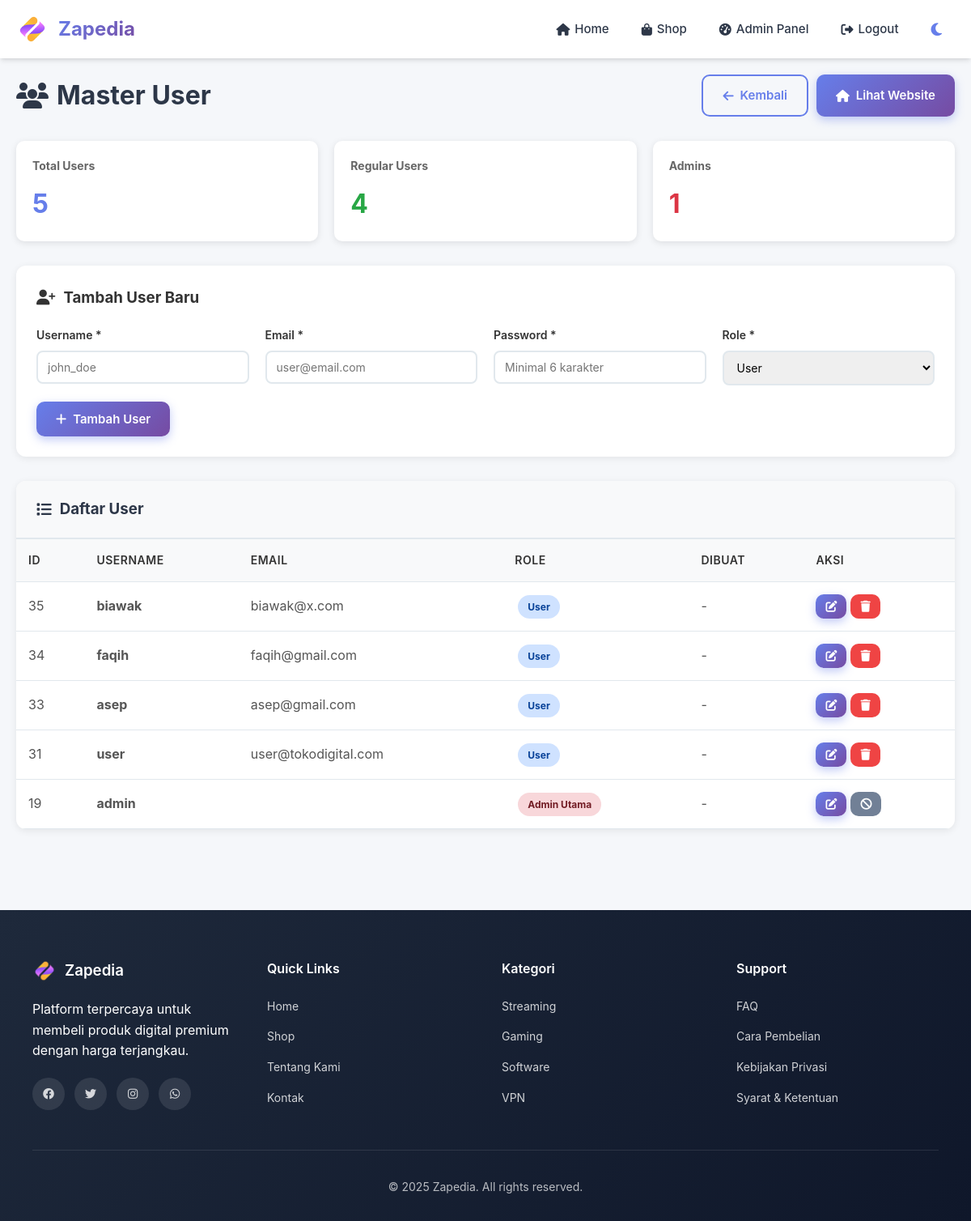
/index.php?page=admin_users (signed in), run on the app's committed database.
### tables this page shows
CREATE TABLE `users` (
  `id` int(11) NOT NULL,
  `username` varchar(50) NOT NULL,
  `email` varchar(100) DEFAULT NULL,
  `password` varchar(255) NOT NULL,
  `role` varchar(50) NOT NULL DEFAULT 'user'
);

### config.php (called while the page is built, shortened)
<?php
function h($str) {
    return htmlspecialchars($str, ENT_QUOTES, 'UTF-8');
}
?>

### admin/master_user.php (the view, shortened to what this page needs)
<?php
$users_query = "SELECT * FROM users ORDER BY id DESC";
$users = $conn->query($users_query);
$stats = $conn->query("
    SELECT
        COUNT(*) as total,
        SUM(CASE WHEN role = 'user' THEN 1 ELSE 0 END) as regular_users,
        SUM(CASE WHEN role LIKE 'admin%' THEN 1 ELSE 0 END) as admins
    FROM users
")->fetch_assoc();
?>
<!DOCTYPE html>
<html lang="id">
<head>
    <link rel="stylesheet" href="assets/style.css">
    <link rel="stylesheet" href="https://cdnjs.cloudflare.com/ajax/libs/font-awesome/6.4.0/css/all.min.css">
</head>
<body>
<div class="admin-container">
    <div class="admin-header">
        <h1><i class="fas fa-users"></i> Master User</h1>
        <div class="admin-actions">
            <a href="index.php?page=admin_dashboard" class="btn btn-outline">
                <i class="fas fa-arrow-left"></i> Kembali
            </a>
            <a href="index.php" class="btn btn-primary">
                <i class="fas fa-home"></i> Lihat Website
            </a>
        </div>
    </div>
    <div class="stats-row">
        <div class="stat-box">
            <h3>Total Users</h3>
            <div class="value"><?= $stats['total'] ?></div>
        </div>
        <div class="stat-box">
            <h3>Regular Users</h3>
            <div class="value" style="color: #28a745;"><?= $stats['regular_users'] ?></div>
        </div>
        <div class="stat-box">
            <h3>Admins</h3>
            <div class="value" style="color: #dc3545;"><?= $stats['admins'] ?></div>
        </div>
    </div>
    <div class="form-section">
        <h3><i class="fas fa-user-plus"></i> Tambah User Baru</h3>
        <form method="post">
            <div class="form-grid">
                <div class="form-group">
                    <label>Username *</label>
                    <input type="text" name="username" placeholder="john_doe" minlength="3" required>
                </div>
                <div class="form-group">
                    <label>Email *</label>
                    <input type="email" name="email" placeholder="user@email.com" required>
                </div>
                <div class="form-group">
                    <label>Password *</label>
                    <input type="password" name="password" placeholder="Minimal 6 karakter" minlength="6" required>
                </div>
                <div class="form-group">
                    <label>Role *</label>
                    <select name="role" required>
                        <option value="user">User</option>
                    </select>
                </div>
            </div>
            <button type="submit" name="add_user" class="btn btn-primary">
                <i class="fas fa-plus"></i> Tambah User
            </button>
        </form>
    </div>
    <div class="table-section">
        <div class="table-header">
            <h3><i class="fas fa-list"></i> Daftar User</h3>
        </div>
        <table>
            <thead>
                <tr>
                    <th>ID</th>
                    <th>Username</th>
                    <th>Email</th>
                    <th>Role</th>
                    <th>Dibuat</th>
                    <th>Aksi</th>
                </tr>
            </thead>
            <tbody>
                <?php if ($users->num_rows > 0): ?>
                    <?php while ($user = $users->fetch_assoc()): ?>
                        <tr>
                            <td><?= $user['id'] ?></td>
                            <td>
                                <strong><?= htmlspecialchars($user['username']) ?></strong>
                            </td>
                            <td><?= htmlspecialchars($user['email']) ?></td>
                            <td>
                                <?php
                                $role_badges = [
                                    'user' => ['class' => 'badge-primary', 'text' => 'User'],
                                    'admin_utama' => ['class' => 'badge-danger', 'text' => 'Admin Utama'],
                                    'admin_product' => ['class' => 'badge-warning', 'text' => 'Admin Product'],
                                    'admin_user' => ['class' => 'badge-success', 'text' => 'Admin User'],
                                    'admin_supplier' => ['class' => 'badge-warning', 'text' => 'Admin Supplier'],
                                ];
                                $badge = $role_badges[$user['role']] ?? ['class' => 'badge-primary', 'text' => ucfirst($user['role'])];
                                ?>
                                <span class="badge <?= $badge['class'] ?>">
                                    <?= $badge['text'] ?>
                                </span>
                            </td>
                            <td>
                                <?php if (!empty($user['created_at'])): ?>
                                    <?= date('d M Y', strtotime($user['created_at'])) ?>
                                <?php else: ?>
                                    -
                                <?php endif; ?>
                            </td>
                            <td>
                                <div class="action-buttons">
                                    <button class="btn btn-primary btn-sm btn-icon"
                                            onclick="editUser(<?= htmlspecialchars(json_encode($user)) ?>)">
                                        <i class="fas fa-edit"></i>
                                    </button>
                                    <?php if ($user['username'] !== $_SESSION['username']): ?>
                                        <a href="index.php?page=admin_users&delete=<?= $user['id'] ?>"
                                        class="btn btn-danger btn-sm btn-icon"
                                        onclick="return confirm('⚠️ YAKIN HAPUS USER INI?\n\nUsername: <?= h($user['username']) ?>\n\nData tidak bisa dikembalikan!')">
                                            <i class="fas fa-trash"></i>
                                        </a>
                                    <?php else: ?>
                                        <button class="btn btn-secondary btn-sm btn-icon" disabled title="Tidak bisa hapus akun sendiri">
                                            <i class="fas fa-ban"></i>
                                        </button>
                                    <?php endif; ?>
                                </div>
                            </td>
                        </tr>
                    <?php endwhile; ?>
                <?php endif; ?>
            </tbody>
        </table>
    </div>
</div>
</body>
</html>

### assets/style.css (style rules this page uses)
html, body, * { scrollbar-width: none !important; }
html, body { -ms-overflow-style: none !important; }
html { overflow-y: scroll; overflow-x: hidden; }
body { overflow-y: auto; overflow-x: hidden; }
* { margin: 0; padding: 0; box-sizing: border-box; }
:root { --primary: #667eea; --primary-dark: #5568d3; --secondary: #764ba2; --success: #10b981; --warning: #f59e0b; --danger: #ef4444; --dark: #1a202c; --light: #f7fafc; --text: #2d3748; --text-light: #718096; --border: #e2e8f0; --shadow: 0 4px 6px -1px rgba(0, 0, 0, 0.1), 0 2px 4px -1px rgba(0, 0, 0, 0.06); --shadow-lg: 0 10px 15px -3px rgba(0, 0, 0, 0.1), 0 4px 6px -2px rgba(0, 0, 0, 0.05); }
body { font-family: 'Inter', 'Segoe UI', Tahoma, Geneva, Verdana, sans-serif; background: var(--light); color: var(--text); line-height: 1.6; -webkit-font-smoothing: antialiased; -moz-osx-font-smoothing: grayscale; }
.badge { background: var(--danger); color: white; padding: 2px 8px; border-radius: 12px; font-size: 11px; font-weight: 700; margin-left: 4px; }
.btn { padding: 12px 24px; border: none; border-radius: 10px; cursor: pointer; font-size: 15px; font-weight: 600; text-decoration: none; display: inline-flex; align-items: center; gap: 8px; transition: all 0.3s ease; font-family: inherit; }
.btn-primary { background: linear-gradient(135deg, var(--primary) 0%, var(--secondary) 100%); color: white; box-shadow: 0 4px 12px rgba(102, 126, 234, 0.4); }
.btn-danger { background: var(--danger); color: white; }
.btn-outline { background: transparent; border: 2px solid currentColor; color: var(--primary); }
.btn-secondary { background: var(--text-light); color: white; }
.btn-sm { padding: 8px 16px; font-size: 13px; }
.btn-icon { padding: 8px 12px; }
.badge { padding: 6px 14px; border-radius: 20px; font-size: 12px; font-weight: 700; display: inline-block; }
.badge-danger { background: rgba(239, 68, 68, 0.15); color: #dc2626; }
.badge-primary { background: rgba(102, 126, 234, 0.15); color: var(--primary); }
table { width: 100%; border-collapse: separate; border-spacing: 0; }
thead { background: var(--light); }
th, td { padding: 16px; text-align: left; border-bottom: 1px solid var(--border); }
th { font-weight: 600; color: var(--dark); font-size: 13px; text-transform: uppercase; letter-spacing: 0.5px; }
tbody tr { transition: background 0.2s; }
.form-group { margin-bottom: 20px; }
.form-group label { display: block; margin-bottom: 8px; font-weight: 600; color: var(--dark); font-size: 14px; }
.form-group input, .form-group select, .form-group textarea { width: 100%; padding: 12px 16px; border: 2px solid var(--border); border-radius: 10px; font-size: 14px; font-family: inherit; transition: all 0.3s; }

### index.php (style rules this page uses)
html, body { overflow-x: hidden; scrollbar-width: none !important; -ms-overflow-style: none !important; }

### includes/navbar.php (style rules this page uses)
.badge { background: #dc3545; color: white; padding: 2px 8px; border-radius: 10px; font-size: 11px; font-weight: bold; margin-left: 5px; }

### data on the page
users: id "35", username "biawak", email "biawak@x.com", role "User"
users: id "34", username "faqih", email "faqih@gmail.com", role "User"
users: id "33", username "asep", email "asep@gmail.com", role "User"
users: id "31", username "user", email "user@tokodigital.com", role "User"
users: id "19", username "admin", role "Admin Utama"

### other printed values
$stats['total'] "5"
$stats['regular_users'] "4"
$stats['admins'] "1"
